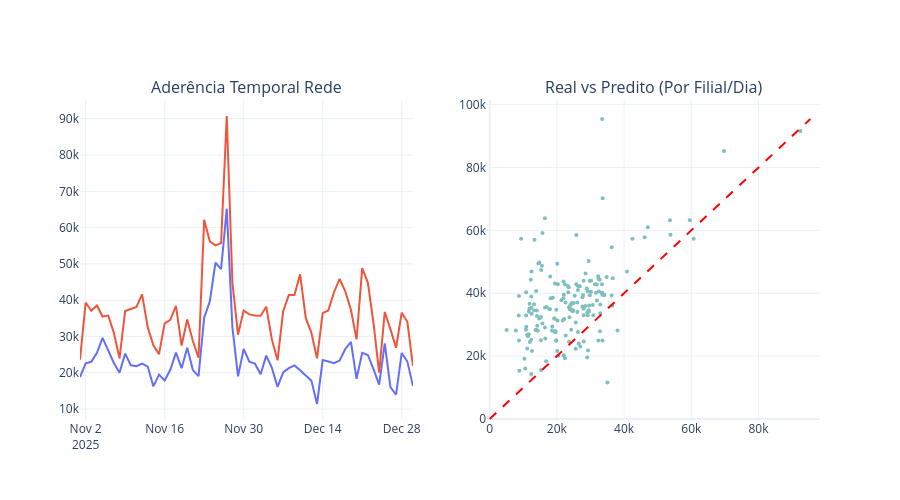

Write notebook code for a chart like this one.
### Code cell
filiais_plot = [1848, 1500, 1782]

# Dataframe de resultado espelhando
df_resultado_baseline = test_valid.copy()
df_resultado_baseline['predicao'] = df_resultado_baseline['meta_n_med_tgt']

df_plot_bl = df_resultado_baseline[df_resultado_baseline['codigo_filial'].isin(filiais_plot)]
# Plotar a baseline
plotar_analise_global(df_plot_bl)
